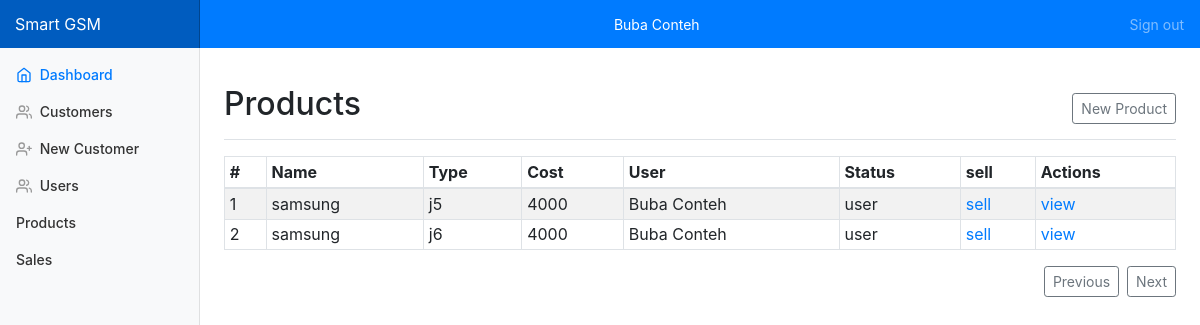
/products.view.php (signed in), run on the app's committed database.
### tables this page shows
CREATE TABLE `products` (
  `id` int(11) NOT NULL,
  `name` varchar(100) NOT NULL,
  `type` varchar(30) NOT NULL,
  `cost` int(11) NOT NULL,
  `c_id` int(11) DEFAULT NULL,
  `u_id` int(11) NOT NULL,
  `updated_at` datetime NOT NULL DEFAULT current_timestamp(),
  `status` enum('sold','available') NOT NULL DEFAULT 'available',
  `created_at` datetime NOT NULL DEFAULT current_timestamp()
);

CREATE TABLE `users` (
  `id` int(11) NOT NULL,
  `first_name` varchar(30) NOT NULL,
  `middle_name` varchar(20) NOT NULL,
  `last_name` varchar(30) NOT NULL,
  `password` varchar(225) NOT NULL,
  `email` varchar(30) NOT NULL,
  `phone` int(11) NOT NULL,
  `status` enum('admin','user') NOT NULL DEFAULT 'user',
  `updated_at` datetime NOT NULL,
  `created_at` datetime NOT NULL DEFAULT current_timestamp()
);

### products.view.php (the view, shortened to what this page needs)
<?php
require('db.php');
$statement = $pdo->query('SELECT * FROM products, users GROUP BY products.id');
$products = $statement->fetchAll(PDO::FETCH_ASSOC);
?>
<main role="main" class="col-md-9 ml-sm-auto col-lg-10 px-4">
    <div class="d-flex justify-content-between flex-wrap flex-md-nowrap align-items-center pt-3 pb-2 mb-3 border-bottom">
        <h1 class="h2">Products</h1>
        <div class="btn-toolbar mb-2 mb-md-0">
            <a class="btn btn-sm btn-outline-secondary" href="create-product.view.php">
                New Product
            </a>
        </div>
    </div>
    <div class="table-responsive">
        <table class="table table-striped table-sm table-bordered">
            <thead>
                <tr>
                    <th>#</th>
                    <th>Name</th>
                    <th>Type</th>
                    <th>Cost</th>
                    <th>User</th>
                    <th>Status</th>
                    <th>sell</th>
                    <th>Actions</th>
                </tr>
            </thead>
            <tbody>
                <?php
                $index = 1;
                foreach ($products as $product) {
                    $productId = $product['id'];
                    $name = $product['name'];
                    $type = $product['type'];
                    $cost = $product['cost'];
                    $status = $product['status'];
                    $user = $product['first_name'].' '.$product['last_name'];
                    echo "
               <tr>
                    <td>$index</td>
                    <td> $name</td>
                    <td>$type</td>
                    <td>$cost</td>
                    <td>$user</td>
                    <td class'text-bold'>$status</td>
                    <td><a href='create-sales.php?id=$productId '>sell</a></td>
                <td>
                    <a href='edit-product.view.php?id=$productId'>view</a>";
             echo"   </td>
            </tr>";
                    $index++;
                }
                ?>
            </tbody>
        </table>
        <div class="d-flex justify-content-end mb-4">
            <a class="btn btn-sm btn-outline-secondary mr-2" href="#">
                <span data-feather="chevron-left"></span><span>Previous</span>
            </a>
            <a class="btn btn-sm btn-outline-secondary" href="#">
                <span>Next</span><span data-feather="chevron-right"></span>
            </a>
        </div>
    </div>
</main>

### dashboard.css (style rules this page uses)
body { font-size: .875rem; }
.feather { width: 16px; height: 16px; vertical-align: text-bottom; }
.sidebar { position: fixed; top: 0; bottom: 0; left: 0; z-index: 100; padding: 48px 0 0; box-shadow: inset -1px 0 0 rgba(0, 0, 0, .1); }
.sidebar-sticky { position: relative; top: 0; height: calc(100vh - 48px); padding-top: .5rem; overflow-x: hidden; overflow-y: auto; }
.sidebar .nav-link { font-weight: 500; color: #333; }
.sidebar .nav-link .feather { margin-right: 4px; color: #999; }
.sidebar .nav-link.active { color: #007bff; }
.sidebar .nav-link:hover .feather, .sidebar .nav-link.active .feather { color: inherit; }
[role="main"] { padding-top: 48px; }
.navbar-brand { padding-top: .75rem; padding-bottom: .75rem; font-size: 1rem; background-color: rgba(0, 0, 0, .25); box-shadow: inset -1px 0 0 rgba(0, 0, 0, .25); }

### data on the page
products: name "samsung", type "j5", cost "4000", u.last_name "Buba Conteh", u.status "user"
products: name "samsung", type "j6", cost "4000", u.last_name "Buba Conteh", u.status "user"
